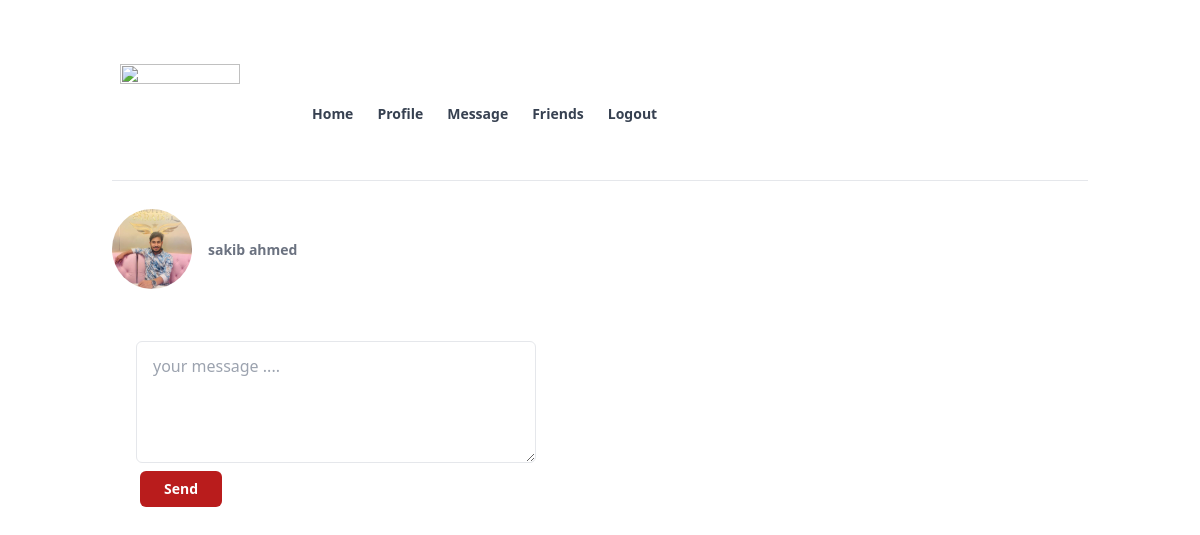
The page /new_conversion.php?username=sakib (signed in) on the database its author committed.
### tables this page shows
CREATE TABLE `user_info` (
  `username` varchar(15) NOT NULL,
  `first_name` varchar(150) NOT NULL,
  `last_name` varchar(150) NOT NULL,
  `gender` varchar(15) NOT NULL,
  `email` varchar(200) NOT NULL,
  `phone_no` int(15) NOT NULL,
  `date_of_birth` date NOT NULL,
  `address` varchar(200) NOT NULL,
  `password` varchar(200) NOT NULL,
  `profile_pic` varchar(255) NOT NULL
);

### new_conversion.php (the view, shortened to what this page needs)
<?php require_once "header.php"; ?>
<?php require_once "db.php"; ?>
  <?php
   $username = $_SESSION["username"];
   $id  = $_GET["username"];
   $sql = "SELECT first_name, last_name,profile_pic,email, address,date_of_birth,phone_no FROM `user_info` WHERE username =  '$id ' ";
   $sql_q = mysqli_query($conn,$sql);
   $sql_res = mysqli_fetch_array($sql_q);
   echo'
<div class=" flex flex-row justify-content items-center my-7 ">
<img class=" rounded-full" src="'.$sql_res["profile_pic"].'"   width=80 height=80/>
<div class=" w-1/4 mx-4 ">
 <a class="text-sm text-gray-500 font-semibold  " href=" /profile.php?id='.$id.'">'.$sql_res["first_name"].'  '.$sql_res["last_name"].'</a>
 </div>
 </div>
<div class="max-w-md p-6"><form  action="new_conversion.php?username='.$username.'" method="POST" enctype="multipart/form-data">
<textarea name="msg_desc" type="text" id="msg_desc" rows="4" class="block  border border-b px-4 py-3 rounded-md mb-2  w-full" placeholder="your message .... "></textarea>
<button type="submit" class="ml-1 block px-6 py-2 rounded-md bg-red-700 text-white text-sm font-semibold w-md">Send</button>
</form></div>
';
?>
<?php require_once "footer.php"; ?>
</html>

### rows shown on the page
user_info: profile_pic (picture), first_name "sakib", last_name "ahmed"
